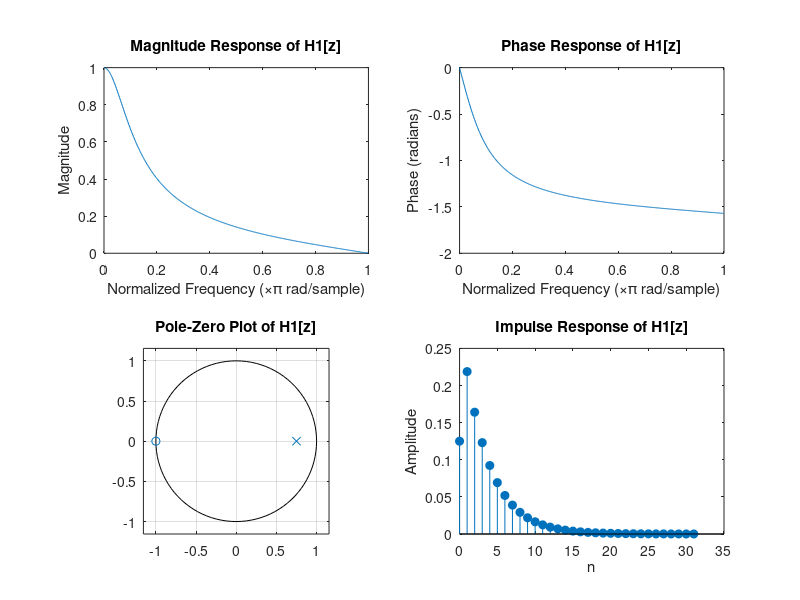
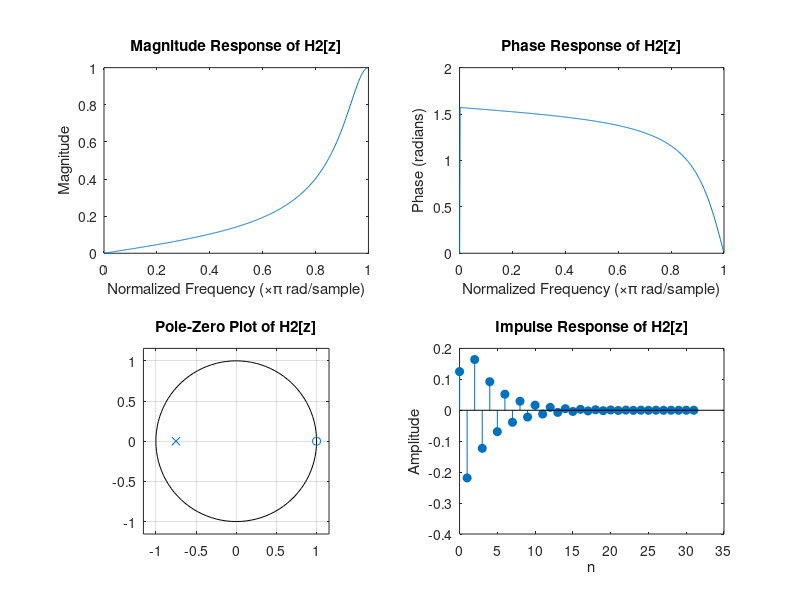
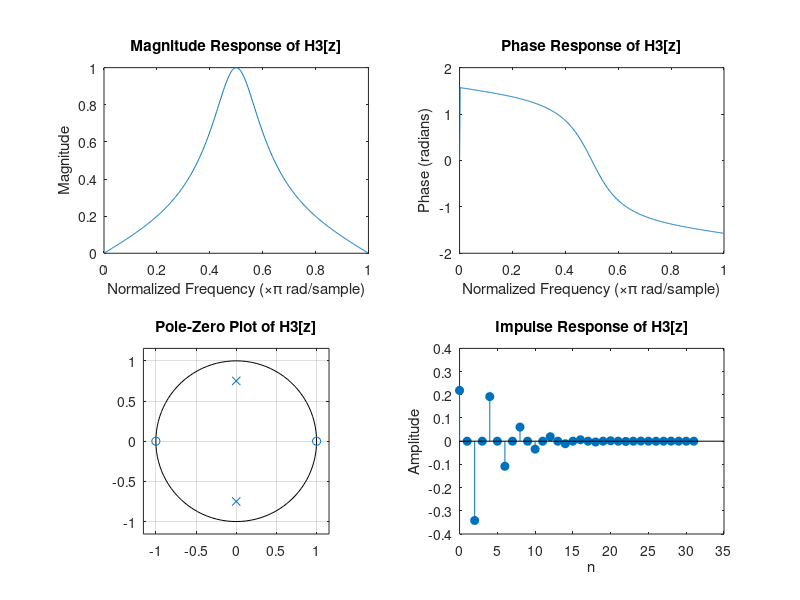
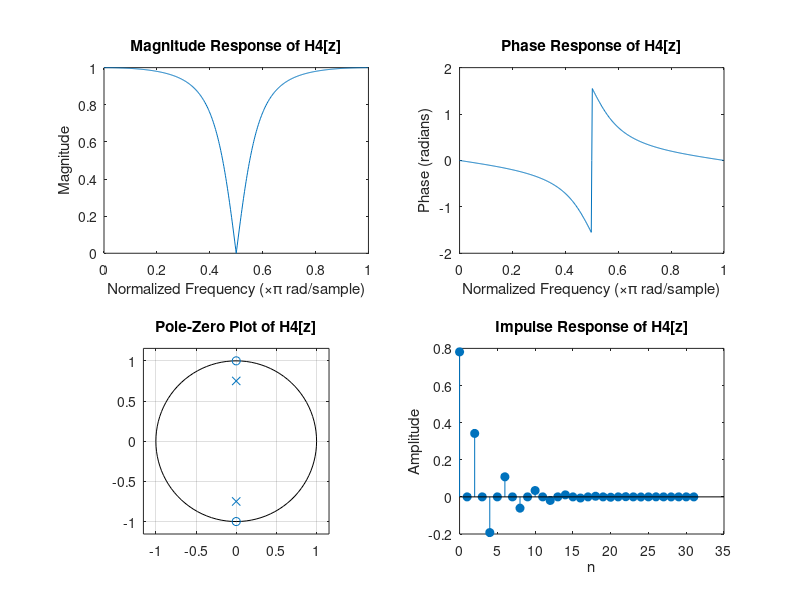

Reproduce these figures in MATLAB, in order. (Note: this script raises an error after producing the figures.)
function [b,a,H,h,t,X,y,Y,Yk,MSE,so,H2f,Is,If,Isf]=fname3
          
% De La Salle University
% Electronics and Communications Engineering Department
%
% Course        : LBYCPA4
% SECTION       : EQ1
% Submitted by  : Kenan Banal
% Submitted to  : Dr. Edwin Sybingco
%
% Exercise 3    : Frequency Representations of Signals and Systems
%
% Note: Check the instructions given in canvas

%% Task 1
clc; clearvars;
% Generate the time index for the impulse response
n=0:31;
% Specify the filter coefficients of filter 1 to 4 using the cell array
% b{k} and a{k} where k = 1,2,3, and 4. Also determine the following
% 
% impulse response and store it in h{k}
% Frequency response and store them in H{k}

% Filter 1
b = cell(1, 4); % Cell array to store numerator coefficients
a = cell(1, 4); % Cell array to store denominator coefficients

% H1(z) = 1/8 * (1 + z^(-1)) / (1 - (3/4) * z^(-1))
b{1} = 1/8 * [1 1];        % Numerator coefficients of H1
a{1} = [1 -3/4];           % Denominator coefficients of H1

% H2(z) = 1/8 * (1 - z^(-1)) / (1 + (3/4) * z^(-1))
b{2} = 1/8 * [1 -1];       % Numerator coefficients of H2
a{2} = [1 3/4];            % Denominator coefficients of H2

% H3(z) = 7/32 * (1 - z^(-2)) / (1 + (9/16) * z^(-2))
b{3} = 7/32 * [1 0 -1];    % Numerator coefficients of H3
a{3} = [1 0 9/16];         % Denominator coefficients of H3

% H4(z) = 25/32 * (1 + z^(-2)) / (1 + (9/16) * z^(-2))
b{4} = 25/32 * [1 0 1];    % Numerator coefficients of H4
a{4} = [1 0 9/16];         % Denominator coefficients of H4

% Visualization of figure 1 to 4
H = cell(1, 4);  % Cell array to store frequency response of each filter
w = linspace(0, pi, 512);  % Frequency vector (512 evaluation points)

% Complete the table below by categorizing the filter type as lowpass,
% highpass, bandpass, or bandstop
%figure(1);
%%% 
%%% Plot for Filter 1
%%% 
[H1, w] = freqz(b{1}, a{1}, 512);  % Frequency response of H1
impulse_response1 = filter(b{1}, a{1}, [1 zeros(1, 31)]);  % Impulse response for H1

figure('Name', 'Figure 1: Filter H1', 'Position', [100, 100, 1200, 800]);

% Magnitude Response
subplot(2, 2, 1);
plot(w/pi, abs(H1));
title('Magnitude Response of H1[z]');
xlabel('Normalized Frequency (\times\pi rad/sample)');
ylabel('Magnitude');

% Phase Response
subplot(2, 2, 2);
plot(w/pi, angle(H1));
title('Phase Response of H1[z]');
xlabel('Normalized Frequency (\times\pi rad/sample)');
ylabel('Phase (radians)');

% Pole-Zero Plot
subplot(2, 2, 3);
zplane(b{1}, a{1});
title('Pole-Zero Plot of H1[z]');

% Impulse Response
subplot(2, 2, 4);
stem(n, impulse_response1, 'filled');
title('Impulse Response of H1[z]');
xlabel('n');
ylabel('Amplitude');
%%% 
%%% Plot for Filter 2
%%% 
[H2, w] = freqz(b{2}, a{2}, 512);  % Frequency response of H2
impulse_response2 = filter(b{2}, a{2}, [1 zeros(1, 31)]);  % Impulse response for H2

figure('Name', 'Figure 2: Filter H2', 'Position', [100, 100, 1200, 800]);

% Magnitude Response
subplot(2, 2, 1);
plot(w/pi, abs(H2));
title('Magnitude Response of H2[z]');
xlabel('Normalized Frequency (\times\pi rad/sample)');
ylabel('Magnitude');

% Phase Response
subplot(2, 2, 2);
plot(w/pi, angle(H2));
title('Phase Response of H2[z]');
xlabel('Normalized Frequency (\times\pi rad/sample)');
ylabel('Phase (radians)');

% Pole-Zero Plot
subplot(2, 2, 3);
zplane(b{2}, a{2});
title('Pole-Zero Plot of H2[z]');

% Impulse Response
subplot(2, 2, 4);
stem(n, impulse_response2, 'filled');
title('Impulse Response of H2[z]');
xlabel('n');
ylabel('Amplitude');
%%% 
%%% Plot for Filter 3
%%% 
[H3, w] = freqz(b{3}, a{3}, 512);  % Frequency response of H3
impulse_response3 = filter(b{3}, a{3}, [1 zeros(1, 31)]);  % Impulse response for H3

figure('Name', 'Figure 3: Filter H3', 'Position', [100, 100, 1200, 800]);

% Magnitude Response
subplot(2, 2, 1);
plot(w/pi, abs(H3));
title('Magnitude Response of H3[z]');
xlabel('Normalized Frequency (\times\pi rad/sample)');
ylabel('Magnitude');

% Phase Response
subplot(2, 2, 2);
plot(w/pi, angle(H3));
title('Phase Response of H3[z]');
xlabel('Normalized Frequency (\times\pi rad/sample)');
ylabel('Phase (radians)');

% Pole-Zero Plot
subplot(2, 2, 3);
zplane(b{3}, a{3});
title('Pole-Zero Plot of H3[z]');

% Impulse Response
subplot(2, 2, 4);
stem(n, impulse_response3, 'filled');
title('Impulse Response of H3[z]');
xlabel('n');
ylabel('Amplitude');
%%% 
%%% Plot for Filter 4
%%% 
[H4, w] = freqz(b{4}, a{4}, 512);  % Frequency response of H4
impulse_response4 = filter(b{4}, a{4}, [1 zeros(1, 31)]);  % Impulse response for H4

figure('Name', 'Figure 4: Filter H4', 'Position', [100, 100, 1200, 800]);

% Magnitude Response
subplot(2, 2, 1);
plot(w/pi, abs(H4));
title('Magnitude Response of H4[z]');
xlabel('Normalized Frequency (\times\pi rad/sample)');
ylabel('Magnitude');

% Phase Response
subplot(2, 2, 2);
plot(w/pi, angle(H4));
title('Phase Response of H4[z]');
xlabel('Normalized Frequency (\times\pi rad/sample)');
ylabel('Phase (radians)');

% Pole-Zero Plot
subplot(2, 2, 3);
zplane(b{4}, a{4});
title('Pole-Zero Plot of H4[z]');

% Impulse Response
subplot(2, 2, 4);
stem(n, impulse_response4, 'filled');
title('Impulse Response of H4[z]');
xlabel('n');
ylabel('Amplitude');

h = [impulse_response1 impulse_response2 impulse_response3 impulse_response3 impulse_response4];

t=table([1;2;3;4],'VariableName',{'FilterNumber'});
t.FilterType(1)={'Highpass'};
t.FilterType(2)={'Lowpass'};
t.FilterType(3)={'Bandstop'};
t.FilterType(4)={'Bandpass'};



%% Task 2: Effect of Number of Samples on Frequency Components
N_values = [25, 50, 75, 100, 200, 1000];  % Different values of N
n_max = 1024;  % Number of points for DTFT (half frequency)
x = cell(1, length(N_values));  % Cell array to store the signals x[n]
X = cell(1, length(N_values));  % Cell array to store the DTFTs X[k]

% Loop over different values of N
for k = 1:length(N_values)
    N = N_values(k);
    n = 0:N-1;  % Time vector for n = 0, 1, ..., N-1
    % Generate the signal x[n]
    x{k} = cos(0.2*pi*n) + cos(0.22*pi*n) + cos(0.6*pi*n);
    
    % Compute the Discrete-Time Fourier Transform (DTFT) with 1024 points
    X{k} = fft(x{k}, n_max);  % Perform FFT and zero-pad to 1024 points
    X{k} = X{k}(1:n_max/2);  % Take only the first half (positive frequencies)
end

% Create figure for magnitude response
figure('Name', 'Figure 5: Magnitude Response for Different N', 'Position', [100, 100, 1200, 800]);

% Plot for each value of N
for k = 1:length(N_values)
    N = N_values(k);
    % Magnitude response for the first half of the DTFT
    freq = linspace(0, 0.5, n_max/2);  % Normalized frequency range (0 to 0.5)
    
    subplot(6, 1, k);  % Create 6 subplots for N = 25, 50, 75, 100, 200, 1000
    plot(freq, abs(X{k}));
    title(['Magnitude Response for N = ', num2str(N)]);
    xlabel('Normalized Frequency (\times\pi rad/sample)');
    ylabel('Magnitude');
    
    % Find peaks with prominence threshold
    [peaks, locs] = findpeaks(abs(X{k}), 'MinPeakProminence', max(abs(X{k}))/2);
    
    % Mark the peaks on the plot
    hold on;
    plot(freq(locs), peaks, 'ro', 'MarkerFaceColor', 'r');
    hold off;
end



%% Task 3 MSE of DTFT and DFT/FFT
% coefficients of the z-transform
%b1=0.0168*[1 0 -2 0 1];
%a1=[1 -2.5333 3.2089 -2.0520 0.6561];
%N=[8 16 32 64];

% Given constants
G = 0.0168;
b = G * [1 0 -2 0 1]; % Numerator coefficients
a = [1 -2.533 3.2089 -2.0520 0.6561]; % Denominator coefficients
N_vals = [8, 16, 32, 64]; % Different values of N for original MSE calculation
dense_N_vals = 8:1:64; % Dense range for smoother MSE plot
MSE = zeros(1, length(N_vals)); % Array to store MSE for original N values
MSE_dense = zeros(1, length(dense_N_vals)); % Array to store MSE for dense N values

% Compute MSE for each original N value
for i = 1:length(N_vals)
    N = N_vals(i);
    
    % Compute impulse response using filter (impulse input)
    impulse = [1 zeros(1, N-1)]; % Impulse input of length N
    y = filter(b, a, impulse); % Impulse response
    
    % Compute DTFT using freqz with 1024 points
    [H, w] = freqz(b, a, 1024);
    
    % Compute DFT using fft
    Yk = fft(y, 1024); % Zero-pad to 1024 for comparison with DTFT
    
    % Interpolate DFT to match the frequency points of DTFT
    Yk_interp = interp1(linspace(0, pi, N), abs(Yk(1:N)), w(1:N), 'linear', 'extrap');
    
    % Compute MSE between DTFT and DFT
    MSE(i) = mean(abs(abs(H(1:N)) - Yk_interp).^2); % Mean square error
end

% Interpolate the MSE for smoother plot
MSE_dense_interp = interp1(N_vals, MSE, dense_N_vals, 'spline');

% Visualization (Figure 7) - Mean Square Error vs N
figure('Name','7','Position', [100, 100, 1200, 800]);
plot(dense_N_vals, MSE_dense_interp);
title('Mean Square Error vs N (Smoothed)');
xlabel('N');
ylabel('MSE');
grid on;

%% Task 4: time-frequency representation
% Load the audio file
[audio, Fs] = audioread('RollingInTheDeep.wav'); % Fs is the sampling frequency

% Filter coefficients from Task 3
G = 0.0168;
b = G * [1 0 -2 0 1]; % Numerator coefficients
a = [1 -2.533 3.2089 -2.0520 0.6561]; % Denominator coefficients

% Filter the audio signal
so = filter(b, a, audio); % Filtered audio

% Parameters for spectrogram
window = hanning(512); % Hanning window of 512 samples
noverlap = 128; % Overlap of 128 samples
nfft = 512; % 512 frequency points

% Spectrogram of the original audio
figure('Name','8','Position', [100, 100, 1200, 800]);
subplot(2, 1, 1);
spectrogram(audio, window, noverlap, nfft, Fs, 'yaxis');
title('Spectrogram of the Original Audio');
xlabel('Time (s)');
ylabel('Frequency (Hz)');
colorbar;

% Spectrogram of the filtered audio
subplot(2, 1, 2);
spectrogram(so, window, noverlap, nfft, Fs, 'yaxis');
title('Spectrogram of the Filtered Audio');
xlabel('Time (s)');
ylabel('Frequency (Hz)');
colorbar;

%% Task 5 h2,H2f,I,Is,If,Ifs
% convolution kernel a
h2=0.142*[0 1 2;-1 0 1;-2 -1 0];

% Load the original grayscale image 'lena_gray.tiff'
T = imread('lena_gray.tiff');
T = double(T); % Convert to double for processing

% Define the convolution kernel h2
h2 = 0.142 * [0 1 2; -1 0 1; -2 -1 0];

% Apply convolution
filtered_image = conv2(T, h2, 'same'); % Convolve with the kernel

% Shift amplitude of the filtered image to have a minimum value of 0
filtered_image_shifted = filtered_image - min(filtered_image(:));
filtered_image_uint8 = uint8(filtered_image_shifted); % Convert to uint8

% Store the filtered image in If
If = filtered_image_uint8;

% Compute the 2D Fourier transform of the images and kernel
Is = fftshift(fft2(T)); % Spectrum of the original image
Isf = fftshift(fft2(If)); % Spectrum of the filtered image
H2f = fftshift(fft2(h2, size(T, 1), size(T, 2))); % Spectrum of the convolution kernel

% Convert spectra to logarithmic scale for better visualization
log_Is = log(1 + abs(Is));
log_Isf = log(1 + abs(Isf));
log_H2f = log(1 + abs(H2f));

% Visualization (Figure 9)

figure('Name','9','Position', [100, 100, 1200, 800]);

% Display the original image
subplot(2, 3, 5);
imshow(uint8(T));
title('Original Image');

% Display the filtered image
subplot(2, 3, 6);
imshow(If);
title('Filtered Image');

% Plot the 3D frequency spectrum of the convolution kernel
subplot(2, 3, 1);
mesh(log_H2f);
title('Spectrum of the Filter');
xlabel('Frequency X');
ylabel('Frequency Y');
zlabel('Magnitude (log)');

% Plot the 3D frequency spectrum of the original image
subplot(2, 3, 2);
mesh(log_Is);
title('Spectrum of the Original Image');
xlabel('Frequency X');
ylabel('Frequency Y');
zlabel('Magnitude (log)');

% Plot the 3D frequency spectrum of the filtered image
subplot(2, 3, 3);
mesh(log_Isf);
title('Spectrum of the Filtered Image');
xlabel('Frequency X');
ylabel('Frequency Y');
zlabel('Magnitude (log)');


end



